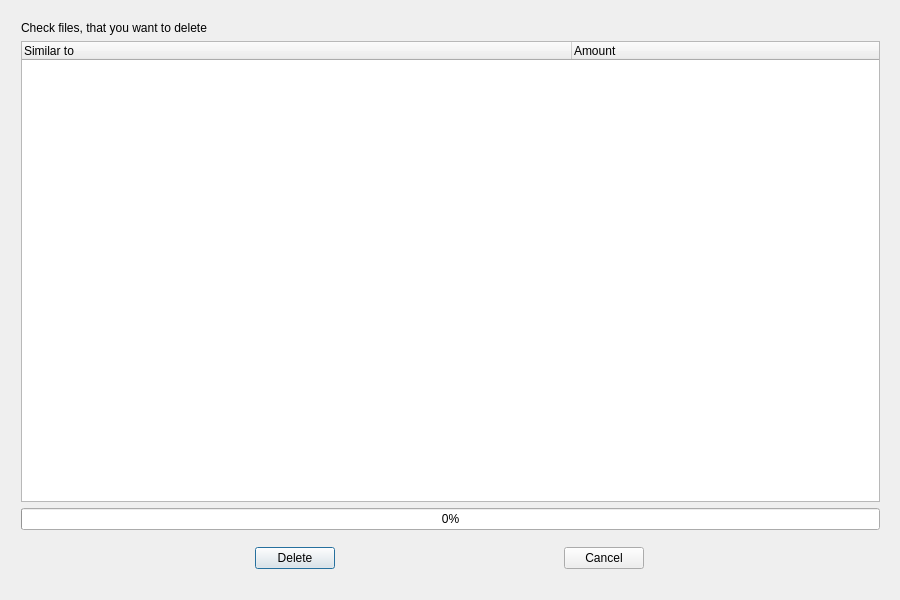
<?xml version="1.0" encoding="UTF-8"?>
<ui version="4.0">
 <class>DeleteDialog</class>
 <widget class="QDialog" name="DeleteDialog">
  <property name="geometry">
   <rect>
    <x>0</x>
    <y>0</y>
    <width>900</width>
    <height>600</height>
   </rect>
  </property>
  <property name="sizePolicy">
   <sizepolicy hsizetype="Expanding" vsizetype="Expanding">
    <horstretch>0</horstretch>
    <verstretch>0</verstretch>
   </sizepolicy>
  </property>
  <property name="windowTitle">
   <string>Dialog</string>
  </property>
  <widget class="QWidget" name="gridWidget" native="true">
   <property name="geometry">
    <rect>
     <x>10</x>
     <y>10</y>
     <width>881</width>
     <height>581</height>
    </rect>
   </property>
   <property name="sizePolicy">
    <sizepolicy hsizetype="Expanding" vsizetype="Expanding">
     <horstretch>0</horstretch>
     <verstretch>0</verstretch>
    </sizepolicy>
   </property>
   <layout class="QGridLayout" name="gridLayout">
    <item row="2" column="0">
     <widget class="QTreeWidget" name="treeWidget">
      <property name="columnCount">
       <number>2</number>
      </property>
      <attribute name="headerDefaultSectionSize">
       <number>550</number>
      </attribute>
      <attribute name="headerMinimumSectionSize">
       <number>29</number>
      </attribute>
      <column>
       <property name="text">
        <string notr="true">Similar to</string>
       </property>
      </column>
      <column>
       <property name="text">
        <string notr="true">Amount</string>
       </property>
      </column>
     </widget>
    </item>
    <item row="1" column="0">
     <widget class="QLabel" name="label">
      <property name="text">
       <string>Check files, that you want to delete</string>
      </property>
     </widget>
    </item>
    <item row="3" column="0">
     <widget class="QProgressBar" name="progressBar">
      <property name="value">
       <number>0</number>
      </property>
     </widget>
    </item>
    <item row="4" column="0">
     <widget class="QWidget" name="" native="true">
      <layout class="QHBoxLayout" name="horizontalLayout">
       <item>
        <widget class="QPushButton" name="deleteButton">
         <property name="sizePolicy">
          <sizepolicy hsizetype="Fixed" vsizetype="Fixed">
           <horstretch>0</horstretch>
           <verstretch>0</verstretch>
          </sizepolicy>
         </property>
         <property name="text">
          <string>Delete</string>
         </property>
        </widget>
       </item>
       <item>
        <widget class="QPushButton" name="cancelButton">
         <property name="sizePolicy">
          <sizepolicy hsizetype="Fixed" vsizetype="Fixed">
           <horstretch>0</horstretch>
           <verstretch>0</verstretch>
          </sizepolicy>
         </property>
         <property name="text">
          <string>Cancel</string>
         </property>
        </widget>
       </item>
      </layout>
     </widget>
    </item>
   </layout>
  </widget>
 </widget>
 <layoutdefault spacing="6" margin="11"/>
 <resources/>
 <connections/>
</ui>
